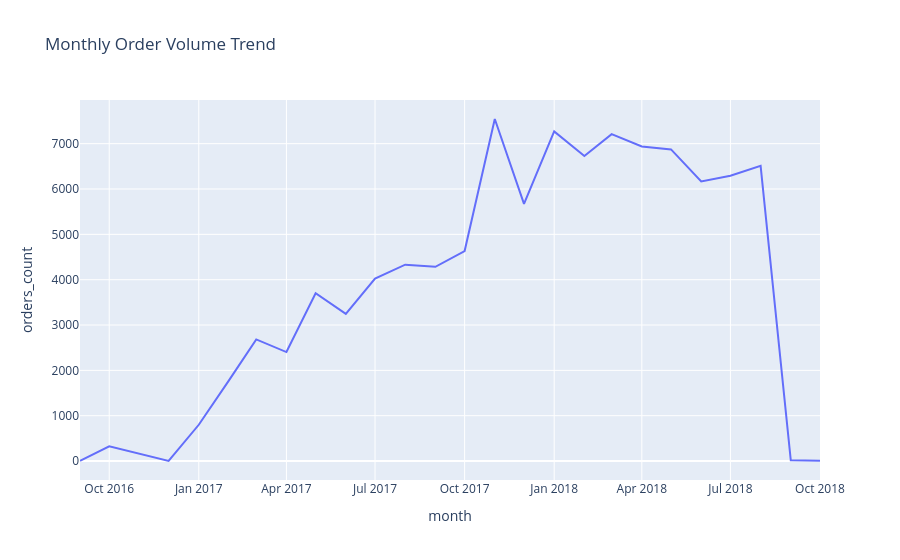

The notebook cell this image was saved under:
### Markdown cell above
# Step 6: Exploratory Data Analysis (EDA)
Univariate, Bivariate, Multivariate, Trend, Correlation, and Distribution analysis.

### Code cell
import pandas as pd
import sqlite3
import plotly.express as px
import os

import sys
import os

def resolve_path(rel_path):
    curr = os.path.abspath(os.getcwd())
    while curr and os.path.dirname(curr) != curr:
        candidate = os.path.join(curr, rel_path)
        if os.path.exists(candidate):
            return os.path.abspath(candidate)
        curr = os.path.dirname(curr)
    return os.path.abspath(rel_path)

db_path = resolve_path("data/cleaned/ecommerce.db")
conn = sqlite3.connect(db_path)
conn.execute("PRAGMA temp_store = MEMORY;")
monthly = pd.read_sql('''
    SELECT STRFTIME('%Y-%m', order_purchase_timestamp) AS month, COUNT(order_id) AS orders_count
    FROM orders WHERE order_purchase_timestamp IS NOT NULL
    GROUP BY month ORDER BY month
''', conn)

fig = px.line(monthly, x='month', y='orders_count', title="Monthly Order Volume Trend")
fig.show()
conn.close()

### Figure 1 — Plotly figure (JSON) as saved in the notebook; plotly's stock layout.template omitted (floating-point values rounded to 4 significant figures)
{"data": [{"hovertemplate": "month=%{x}<br>orders_count=%{y}<extra></extra>", "legendgroup": "", "line": {"color": "#636efa", "dash": "solid"}, "marker": {"symbol": "circle"}, "mode": "lines", "name": "", "orientation": "v", "showlegend": false, "type": "scatter", "x": ["2016-09", "2016-10", "2016-12", "2017-01", "2017-02", "2017-03", "2017-04", "2017-05", "2017-06", "2017-07", "2017-08", "2017-09", "2017-10", "2017-11", "2017-12", "2018-01", "2018-02", "2018-03", "2018-04", "2018-05", "2018-06", "2018-07", "2018-08", "2018-09", "2018-10"], "xaxis": "x", "y": [4, 324, 1, 800, 1780, 2682, 2404, 3700, 3245, 4026, 4331, 4285, 4631, 7544, 5673, 7269, 6728, 7211, 6939, 6873, 6167, 6292, 6512, 16, 4], "yaxis": "y"}], "layout": {"legend": {"tracegroupgap": 0}, "title": {"text": "Monthly Order Volume Trend"}, "xaxis": {"anchor": "y", "domain": [0, 1], "title": {"text": "month"}}, "yaxis": {"anchor": "x", "domain": [0, 1], "title": {"text": "orders_count"}}}}
